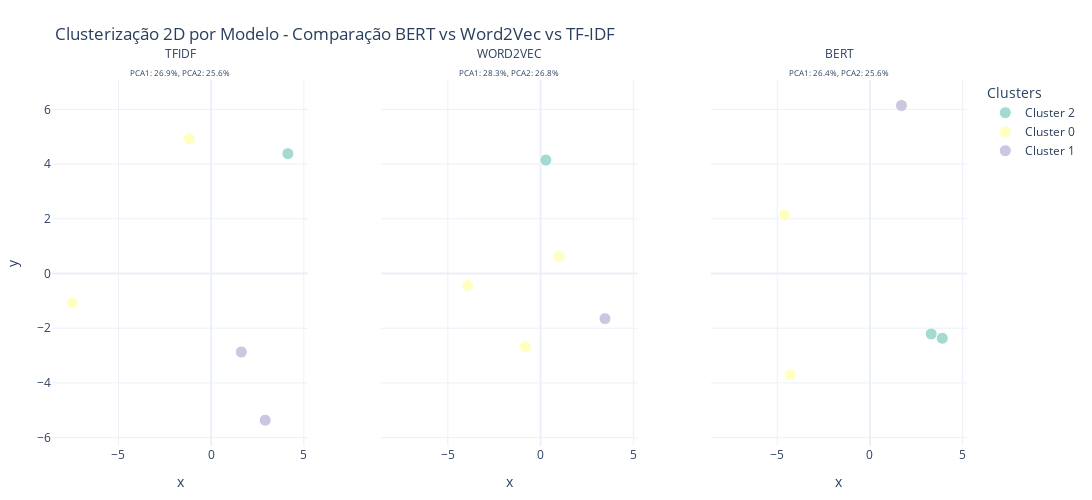

The cell this chart's notebook holds for it:
### Markdown cell above
### Executar Análise Completa

Agora vamos executar a análise de similaridade completa, similar ao exemplo da aula 7 do professor.

**O que esta função faz:**

1. **Prepara os dados** (usa dados de exemplo se não tiver do scraping)
2. **Compara os 3 modelos** (TF-IDF, Word2Vec, BERT) usando a classe `ComparadorModelos`
3. **Mostra heatmaps de similaridade** para cada modelo
4. **Faz clustering K-means** e projeção 2D com PCA
5. **Gera relatório comparativo final** com estatísticas

### Code cell
# EXECUTAR ANÁLISE COMPLETA
# Descomente e execute a linha abaixo para rodar a análise

# Opção 1: Com dados de exemplo (para testar rapidamente)
# resultado_analise = executar_analise_completa()

# Opção 2: Com dados do scraping (se existirem)
scraper = AdalbertoScraper()
scraper.processar_lista_posts()
dados_scraped = scraper.resultados
scraper.close()
resultado_analise = executar_analise_completa(dados_scraped, max_documentos=15)

print("\nAnálise executada")

### Figure 1 — Plotly figure (JSON) as saved in the notebook; plotly's stock layout.template omitted (floating-point values rounded to 4 significant figures)
{"data": [{"customdata": [["Post 1", "- Blumenau e sua história", "TFIDF", "Cluster 2"]], "hovertemplate": "cluster=%{customdata[3]}<br>modelo=%{customdata[2]}<br>x=%{x:.3f}<br>y=%{y:.3f}<br>post_id=%{customdata[0]}<br>titulo=%{customdata[1]}<extra></extra>", "legendgroup": "Cluster 2", "marker": {"color": "rgb(141,211,199)", "line": {"color": "white", "width": 1}, "size": 12, "symbol": "circle"}, "mode": "markers", "name": "Cluster 2", "opacity": 0.8, "orientation": "v", "showlegend": true, "type": "scatter", "x": [4.139], "xaxis": "x", "y": [4.382], "yaxis": "y"}, {"customdata": [["Post 1", "- Blumenau e sua história", "WORD2VEC", "Cluster 2"]], "hovertemplate": "cluster=%{customdata[3]}<br>modelo=%{customdata[2]}<br>x=%{x:.3f}<br>y=%{y:.3f}<br>post_id=%{customdata[0]}<br>titulo=%{customdata[1]}<extra></extra>", "legendgroup": "Cluster 2", "marker": {"color": "rgb(141,211,199)", "line": {"color": "white", "width": 1}, "size": 12, "symbol": "circle"}, "mode": "markers", "name": "Cluster 2", "opacity": 0.8, "orientation": "v", "showlegend": false, "type": "scatter", "x": [0.2866], "xaxis": "x2", "y": [4.147], "yaxis": "y2"}, {"customdata": [["Post 1", "- Blumenau e sua história", "BERT", "Cluster 2"], ["Post 3", "- Blumenau: Verdades e Mitos!", "BERT", "Cluster 2"]], "hovertemplate": "cluster=%{customdata[3]}<br>modelo=%{customdata[2]}<br>x=%{x:.3f}<br>y=%{y:.3f}<br>post_id=%{customdata[0]}<br>titulo=%{customdata[1]}<extra></extra>", "legendgroup": "Cluster 2", "marker": {"color": "rgb(141,211,199)", "line": {"color": "white", "width": 1}, "size": 12, "symbol": "circle"}, "mode": "markers", "name": "Cluster 2", "opacity": 0.8, "orientation": "v", "showlegend": false, "type": "scatter", "x": [3.305, 3.902], "xaxis": "x3", "y": [-2.21, -2.368], "yaxis": "y3"}, {"customdata": [["Post 2", "- Parabéns Blumenau e sua gente", "TFIDF", "Cluster 0"], ["Post 5", "- Os Primeiros 17 Imigrantes de Blumenau", "TFIDF", "Cluster 0"]], "hovertemplate": "cluster=%{customdata[3]}<br>modelo=%{customdata[2]}<br>x=%{x:.3f}<br>y=%{y:.3f}<br>post_id=%{customdata[0]}<br>titulo=%{customdata[1]}<extra></extra>", "legendgroup": "Cluster 0", "marker": {"color": "rgb(255,255,179)", "line": {"color": "white", "width": 1}, "size": 12, "symbol": "circle"}, "mode": "markers", "name": "Cluster 0", "opacity": 0.8, "orientation": "v", "showlegend": true, "type": "scatter", "x": [-1.192, -7.488], "xaxis": "x", "y": [4.923, -1.072], "yaxis": "y"}, {"customdata": [["Post 2", "- Parabéns Blumenau e sua gente", "WORD2VEC", "Cluster 0"], ["Post 3", "- Blumenau: Verdades e Mitos!", "WORD2VEC", "Cluster 0"], ["Post 5", "- Os Primeiros 17 Imigrantes de Blumenau", "WORD2VEC", "Cluster 0"]], "hovertemplate": "cluster=%{customdata[3]}<br>modelo=%{customdata[2]}<br>x=%{x:.3f}<br>y=%{y:.3f}<br>post_id=%{customdata[0]}<br>titulo=%{customdata[1]}<extra></extra>", "legendgroup": "Cluster 0", "marker": {"color": "rgb(255,255,179)", "line": {"color": "white", "width": 1}, "size": 12, "symbol": "circle"}, "mode": "markers", "name": "Cluster 0", "opacity": 0.8, "orientation": "v", "showlegend": false, "type": "scatter", "x": [-0.8312, 0.9904, -3.922], "xaxis": "x2", "y": [-2.679, 0.6177, -0.4353], "yaxis": "y2"}, {"customdata": [["Post 2", "- Parabéns Blumenau e sua gente", "BERT", "Cluster 0"], ["Post 5", "- Os Primeiros 17 Imigrantes de Blumenau", "BERT", "Cluster 0"]], "hovertemplate": "cluster=%{customdata[3]}<br>modelo=%{customdata[2]}<br>x=%{x:.3f}<br>y=%{y:.3f}<br>post_id=%{customdata[0]}<br>titulo=%{customdata[1]}<extra></extra>", "legendgroup": "Cluster 0", "marker": {"color": "rgb(255,255,179)", "line": {"color": "white", "width": 1}, "size": 12, "symbol": "circle"}, "mode": "markers", "name": "Cluster 0", "opacity": 0.8, "orientation": "v", "showlegend": false, "type": "scatter", "x": [-4.599, -4.307], "xaxis": "x3", "y": [2.136, -3.699], "yaxis": "y3"}, {"customdata": [["Post 3", "- Blumenau: Verdades e Mitos!", "TFIDF", "Cluster 1"], ["Post 4", "- Dr. Hermann Bruno Otto Blumenau", "TFIDF", "Cluster 1"]], "hovertemplate": "cluster=%{customdata[3]}<br>modelo=%{customdata[2]}<br>x=%{x:.3f}<br>y=%{y:.3f}<br>post_id=%{customdata[0]}<br>titulo=%{customdata[1]}<extra></extra>", "legendgroup": "Cluster 1", "marker": {"color": "rgb(190,186,218)", "line": {"color": "white", "width": 1}, "size": 12, "symbol": "circle"}, "mode": "markers", "name": "Cluster 1", "opacity": 0.8, "orientation": "v", "showlegend": true, "type": "scatter", "x": [1.626, 2.915], "xaxis": "x", "y": [-2.87, -5.362], "yaxis": "y"}, {"customdata": [["Post 4", "- Dr. Hermann Bruno Otto Blumenau", "WORD2VEC", "Cluster 1"]], "hovertemplate": "cluster=%{customdata[3]}<br>modelo=%{customdata[2]}<br>x=%{x:.3f}<br>y=%{y:.3f}<br>post_id=%{customdata[0]}<br>titulo=%{customdata[1]}<extra></extra>", "legendgroup": "Cluster 1", "marker": {"color": "rgb(190,186,218)", "line": {"color": "white", "width": 1}, "size": 12, "symbol": "circle"}, "mode": "markers", "name": "Cluster 1", "opacity": 0.8, "orientation": "v", "showlegend": false, "type": "scatter", "x": [3.476], "xaxis": "x2", "y": [-1.65], "yaxis": "y2"}, {"customdata": [["Post 4", "- Dr. Hermann Bruno Otto Blumenau", "BERT", "Cluster 1"]], "hovertemplate": "cluster=%{customdata[3]}<br>modelo=%{customdata[2]}<br>x=%{x:.3f}<br>y=%{y:.3f}<br>post_id=%{customdata[0]}<br>titulo=%{customdata[1]}<extra></extra>", "legendgroup": "Cluster 1", "marker": {"color": "rgb(190,186,218)", "line": {"color": "white", "width": 1}, "size": 12, "symbol": "circle"}, "mode": "markers", "name": "Cluster 1", "opacity": 0.8, "orientation": "v", "showlegend": false, "type": "scatter", "x": [1.7], "xaxis": "x3", "y": [6.14], "yaxis": "y3"}], "layout": {"annotations": [{"font": {}, "showarrow": false, "text": "TFIDF<br><sub>PCA1: 26.9%, PCA2: 25.6%</sub>", "x": 0.14, "xanchor": "center", "xref": "paper", "y": 1, "yanchor": "bottom", "yref": "paper"}, {"font": {}, "showarrow": false, "text": "WORD2VEC<br><sub>PCA1: 28.3%, PCA2: 26.8%</sub>", "x": 0.5, "xanchor": "center", "xref": "paper", "y": 1, "yanchor": "bottom", "yref": "paper"}, {"font": {}, "showarrow": false, "text": "BERT<br><sub>PCA1: 26.4%, PCA2: 25.6%</sub>", "x": 0.86, "xanchor": "center", "xref": "paper", "y": 1, "yanchor": "bottom", "yref": "paper"}], "height": 500, "legend": {"title": {"text": "Clusters"}, "tracegroupgap": 0}, "margin": {"b": 40, "l": 40, "r": 40, "t": 80}, "title": {"text": "Clusterização 2D por Modelo - Comparação BERT vs Word2Vec vs TF-IDF"}, "width": 1200, "xaxis": {"anchor": "y", "domain": [0, 0.28], "title": {"text": "x"}}, "xaxis2": {"anchor": "y2", "domain": [0.36, 0.64], "matches": "x", "title": {"text": "x"}}, "xaxis3": {"anchor": "y3", "domain": [0.72, 1], "matches": "x", "title": {"text": "x"}}, "yaxis": {"anchor": "x", "domain": [0, 1], "title": {"text": "y"}}, "yaxis2": {"anchor": "x2", "domain": [0, 1], "matches": "y", "showticklabels": false}, "yaxis3": {"anchor": "x3", "domain": [0, 1], "matches": "y", "showticklabels": false}}}
